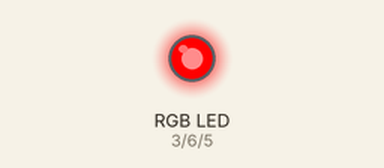
Recording of a sketch running on a simulated Arduino Uno, built with avr-gcc and run on an emulated ATmega328P. Shown: an RGB LED mixed from three pins (HIGH = lit). Dim RGB values are drawn brighter than linear.

Above: at 0.05 s.
At 2.0 s:
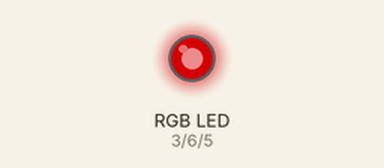
At 4.05 s:
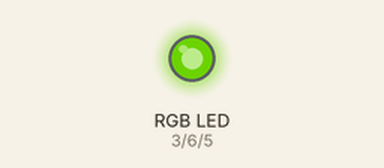
At 6.0 s:
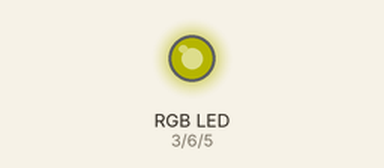
Timing chart, 0 to 7.8 s (numbered marks = the images above):
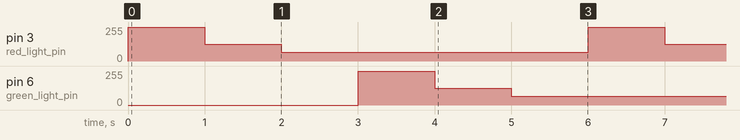

The sketch:

RGB.ino
```cpp
//define global variables
const int red_light_pin= 3; //RGB red-anode connected in series with 220 Ohm resister to pin 9
const int green_light_pin = 6;
const int blue_light_pin = 5;

//declare inputs and outputs
void setup() {
  pinMode(red_light_pin, OUTPUT); //define RGB red-anode pin as OUTPUT
  pinMode(green_light_pin, OUTPUT);
  pinMode(blue_light_pin, OUTPUT);
}

//fade single color off and on

void loop() {
  analogWrite(red_light_pin, 255); // Red 100%
  delay(1000);
  analogWrite(red_light_pin, 127); // Red 50%
  delay(1000);
  analogWrite(red_light_pin, 64); // Red 25%
  delay(1000);

  //changes the strength of green
  analogWrite(green_light_pin, 255); // green 100%
  delay(1000);
  analogWrite(green_light_pin, 127); // green 50%
  delay(1000);
  analogWrite(green_light_pin, 64); // green 25%
  delay(1000);
}
```

Measured:
- by itself, pin 3 (red_light_pin), pin 6 (green_light_pin): repeats every 6.0 s: 127/255 1.0 s, 64/255 4.0 s, 255/255 1.0 s
